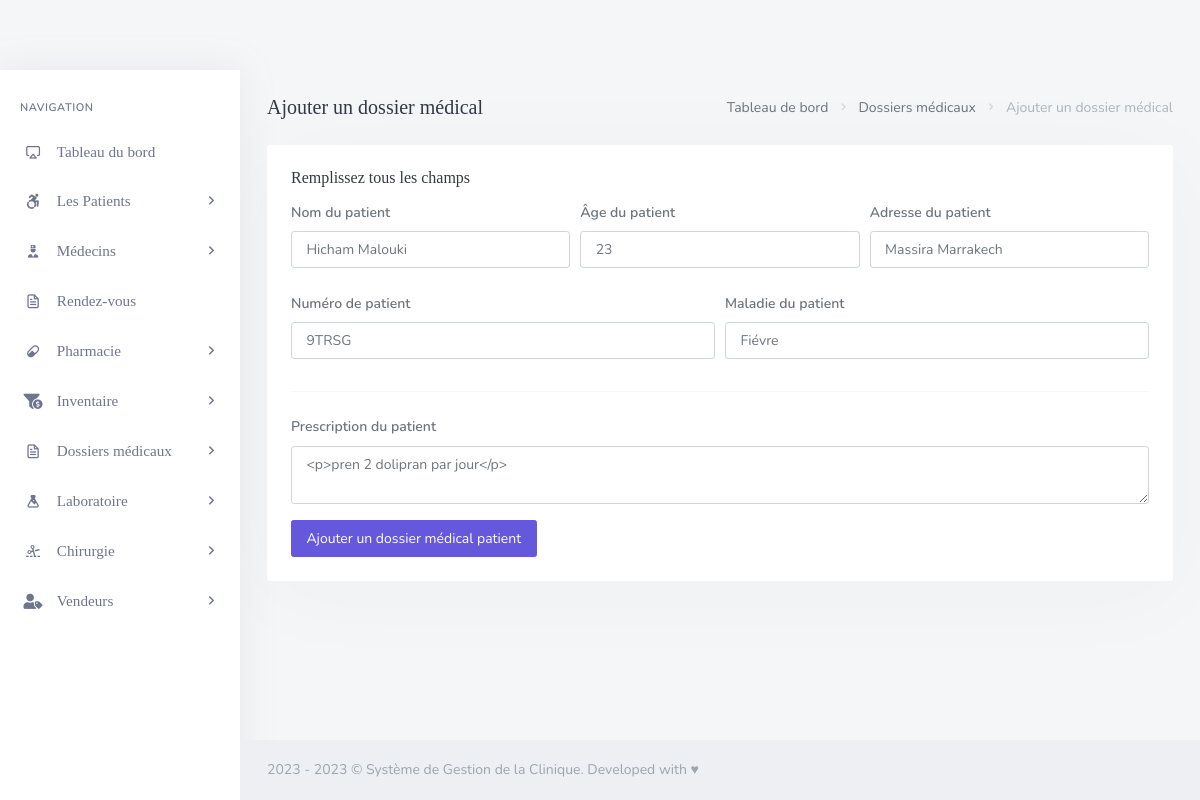
Page /backend/admin/his_admin_add_single_patient_medical_record.php?pat_number=9TRSG on the committed database.
### tables this page shows
CREATE TABLE `his_patients` (
  `pat_id` int(20) NOT NULL,
  `pat_fname` varchar(200) DEFAULT NULL,
  `pat_lname` varchar(200) DEFAULT NULL,
  `pat_dob` varchar(200) DEFAULT NULL,
  `pat_age` varchar(200) DEFAULT NULL,
  `pat_number` varchar(200) DEFAULT NULL,
  `pat_addr` varchar(200) DEFAULT NULL,
  `pat_phone` varchar(200) DEFAULT NULL,
  `pat_type` varchar(200) DEFAULT NULL,
  `pat_date_joined` timestamp(6) NOT NULL DEFAULT current_timestamp(6) ON UPDATE current_timestamp(6),
  `pat_ailment` varchar(200) DEFAULT NULL
);

CREATE TABLE `his_prescriptions` (
  `pres_id` int(200) NOT NULL,
  `pres_pat_name` varchar(200) DEFAULT NULL,
  `pres_pat_age` varchar(200) DEFAULT NULL,
  `pres_pat_number` varchar(200) DEFAULT NULL,
  `pres_number` varchar(200) DEFAULT NULL,
  `pres_pat_addr` varchar(200) DEFAULT NULL,
  `pres_pat_type` varchar(200) DEFAULT NULL,
  `pres_date` timestamp(4) NOT NULL DEFAULT current_timestamp(4) ON UPDATE current_timestamp(4),
  `pres_pat_ailment` varchar(200) DEFAULT NULL,
  `pres_ins` longtext DEFAULT NULL
);

### backend/admin/his_admin_add_single_patient_medical_record.php (the view, shortened to what this page needs)
<?php
	include('assets/inc/config.php');
?>
<!DOCTYPE html>
<html lang="en">
    <?php include('assets/inc/head.php');?>
    <body>
        <div id="wrapper">
            <?php include("assets/inc/sidebar.php");?>
            <?php
                $pat_number = $_GET['pat_number'];
                $ret="SELECT  * FROM his_patients WHERE pat_number=?";
                $stmt= $mysqli->prepare($ret) ;
                $stmt->bind_param('s',$pat_number);
                $stmt->execute() ;
                $res=$stmt->get_result();
                while($row=$res->fetch_object())
                {
            ?>
                <div class="content-page">
                    <div class="content">
                        <div class="container-fluid">
                            <div class="row">
                                <div class="col-12">
                                    <div class="page-title-box">
                                        <div class="page-title-right">
                                            <ol class="breadcrumb m-0">
                                                <li class="breadcrumb-item"><a href="his_admin_dashboard.php">Tableau de bord</a></li>
                                                <li class="breadcrumb-item"><a href="javascript: void(0);">Dossiers médicaux</a></li>
                                                <li class="breadcrumb-item active">Ajouter un dossier médical</li>
                                            </ol>
                                        </div>
                                        <h4 class="page-title">Ajouter un dossier médical</h4>
                                    </div>
                                </div>
                            </div>
                            <div class="row">
                                <div class="col-12">
                                    <div class="card">
                                        <div class="card-body">
                                            <h4 class="header-title">Remplissez tous les champs</h4>
                                            <form method="post">
                                                <div class="form-row">
                                                    <div class="form-group col-md-4">
                                                        <label for="inputEmail4" class="col-form-label">Nom du patient</label>
                                                        <input type="text" required="required" readonly name="mdr_pat_name" value="<?php echo $row->pat_fname;?> <?php echo $row->pat_lname;?>" class="form-control" id="inputEmail4" placeholder="Patient's Name">
                                                    </div>
                                                    <div class="form-group col-md-4">
                                                        <label for="inputPassword4" class="col-form-label">Âge du patient</label>
                                                        <input required="required" type="text" readonly name="mdr_pat_age" value="<?php echo $row->pat_age;?>" class="form-control"  id="inputPassword4" placeholder="Patient`s Last Name">
                                                    </div>
                                                    <div class="form-group col-md-4">
                                                        <label for="inputPassword4" class="col-form-label">Adresse du patient</label>
                                                        <input required="required" type="text" readonly name="mdr_pat_adr" value="<?php echo $row->pat_addr;?>" class="form-control"  id="inputPassword4" placeholder="Patient`s Last Name">
                                                    </div>
                                                </div>
                                                <div class="form-row">
                                                    <div class="form-group col-md-6">
                                                        <label for="inputEmail4" class="col-form-label">Numéro de patient</label>
                                                        <input type="text" required="required" readonly name="mdr_pat_number" value="<?php echo $row->pat_number;?>" class="form-control" id="inputEmail4" placeholder="DD/MM/YYYY">
                                                    </div>
                                                    <div class="form-group col-md-6">
                                                        <label for="inputPassword4" class="col-form-label">Maladie du patient</label>
                                                        <input required="required" type="text" readonly name="mdr_pat_ailment" value="<?php echo $row->pat_ailment;?>" class="form-control"  id="inputPassword4" placeholder="Patient`s Age">
                                                    </div>
                                                </div>
                                                <?php }?>
                                                <hr>
                                                <?php
                                                    $pres_pat_number = $_GET['pat_number'];
                                                    $ret="SELECT  * FROM his_prescriptions WHERE pres_pat_number = ?";
                                                    $stmt= $mysqli->prepare($ret) ;
                                                    $stmt->bind_param('s',$pres_pat_number);
                                                    $stmt->execute() ;
                                                    $res=$stmt->get_result();
                                                    while($row=$res->fetch_object())
                                                    {
                                                ?>
                                                <div class="form-group">
                                                        <label for="inputAddress" class="col-form-label">Prescription du patient</label>
                                                        <textarea required="required"  type="text" class="form-control" name="mdr_pat_prescr" id="editor"><?php echo $row->pres_ins;?> </textarea>
                                                </div>
                                                <?php }?>
                                                <button type="submit" name="add_patient_mdr" class="ladda-button btn btn-primary" data-style="expand-right">Ajouter un dossier médical patient</button>
                                            </form>
                                        </div>
                                    </div>
                                </div>
                            </div>
                        </div>
                    </div>
                    <?php include('assets/inc/footer.php');?>
                </div>
        </div>
    </body>
</html>

### rows in the picture
his_patients: mdr_pat_name "Hicham Malouki", mdr_pat_age "23", mdr_pat_adr "Massira Marrakech", mdr_pat_number "9TRSG", mdr_pat_ailment "Fiévre"
his_prescriptions: mdr_pat_prescr "<p>pren 2 dolipran par jour</p>"
